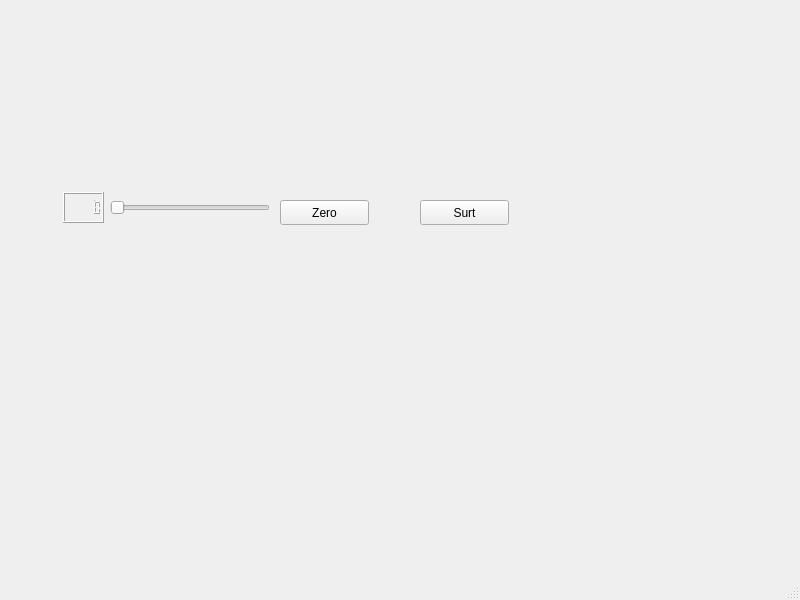
<?xml version="1.0" encoding="UTF-8"?>
<ui version="4.0">
 <class>MainWindow</class>
 <widget class="QMainWindow" name="MainWindow">
  <property name="geometry">
   <rect>
    <x>0</x>
    <y>0</y>
    <width>800</width>
    <height>600</height>
   </rect>
  </property>
  <property name="windowTitle">
   <string>MainWindow</string>
  </property>
  <widget class="QWidget" name="centralwidget">
   <widget class="QLCDNumber" name="lcdNumber">
    <property name="geometry">
     <rect>
      <x>63</x>
      <y>192</y>
      <width>41</width>
      <height>31</height>
     </rect>
    </property>
   </widget>
   <widget class="QSlider" name="horizontalSlider">
    <property name="geometry">
     <rect>
      <x>110</x>
      <y>200</y>
      <width>160</width>
      <height>16</height>
     </rect>
    </property>
    <property name="orientation">
     <enum>Qt::Horizontal</enum>
    </property>
   </widget>
   <widget class="QPushButton" name="pushButton">
    <property name="geometry">
     <rect>
      <x>280</x>
      <y>200</y>
      <width>89</width>
      <height>25</height>
     </rect>
    </property>
    <property name="text">
     <string>Zero</string>
    </property>
   </widget>
   <widget class="QPushButton" name="pushButton_2">
    <property name="geometry">
     <rect>
      <x>420</x>
      <y>200</y>
      <width>89</width>
      <height>25</height>
     </rect>
    </property>
    <property name="text">
     <string>Surt</string>
    </property>
   </widget>
  </widget>
  <widget class="QMenuBar" name="menubar">
   <property name="geometry">
    <rect>
     <x>0</x>
     <y>0</y>
     <width>800</width>
     <height>22</height>
    </rect>
   </property>
  </widget>
  <widget class="QStatusBar" name="statusbar"/>
 </widget>
 <resources/>
 <connections>
  <connection>
   <sender>pushButton_2</sender>
   <signal>clicked()</signal>
   <receiver>MainWindow</receiver>
   <slot>close()</slot>
   <hints>
    <hint type="sourcelabel">
     <x>454</x>
     <y>237</y>
    </hint>
    <hint type="destinationlabel">
     <x>460</x>
     <y>322</y>
    </hint>
   </hints>
  </connection>
  <connection>
   <sender>horizontalSlider</sender>
   <signal>actionTriggered(int)</signal>
   <receiver>lcdNumber</receiver>
   <slot>display(int)</slot>
   <hints>
    <hint type="sourcelabel">
     <x>174</x>
     <y>228</y>
    </hint>
    <hint type="destinationlabel">
     <x>83</x>
     <y>216</y>
    </hint>
   </hints>
  </connection>
 </connections>
</ui>
